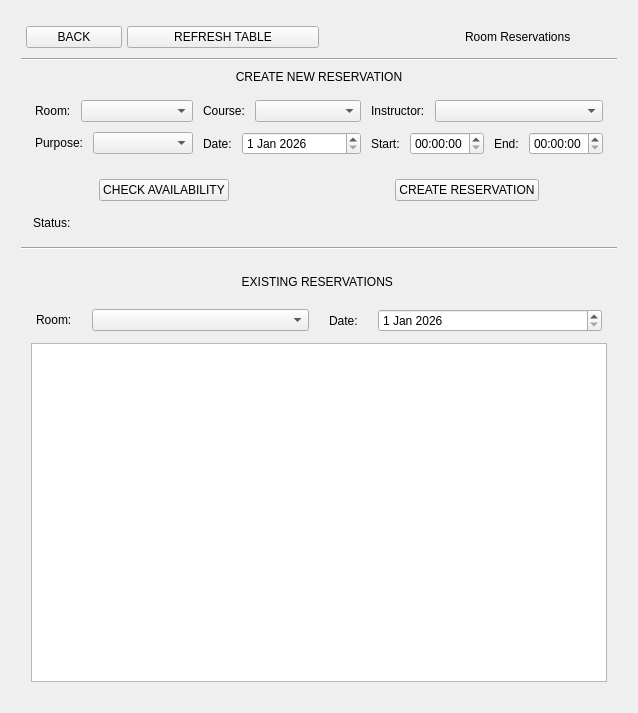
<?xml version="1.0" encoding="UTF-8"?>
<ui version="4.0">
 <class>Form</class>
 <widget class="QWidget" name="Form">
  <property name="geometry">
   <rect>
    <x>0</x>
    <y>0</y>
    <width>638</width>
    <height>713</height>
   </rect>
  </property>
  <property name="windowTitle">
   <string>Form</string>
  </property>
  <layout class="QVBoxLayout" name="verticalLayout_2">
   <item>
    <layout class="QVBoxLayout" name="verticalLayout" stretch="1,0,4,0,14">
     <property name="spacing">
      <number>5</number>
     </property>
     <property name="leftMargin">
      <number>10</number>
     </property>
     <property name="topMargin">
      <number>10</number>
     </property>
     <property name="rightMargin">
      <number>10</number>
     </property>
     <property name="bottomMargin">
      <number>10</number>
     </property>
     <item>
      <layout class="QHBoxLayout" name="top_layout" stretch="1,2,1,2">
       <property name="spacing">
        <number>5</number>
       </property>
       <property name="leftMargin">
        <number>5</number>
       </property>
       <property name="topMargin">
        <number>5</number>
       </property>
       <property name="rightMargin">
        <number>5</number>
       </property>
       <property name="bottomMargin">
        <number>5</number>
       </property>
       <item>
        <widget class="QPushButton" name="back_btn">
         <property name="text">
          <string>BACK</string>
         </property>
        </widget>
       </item>
       <item>
        <widget class="QPushButton" name="creat_reservation">
         <property name="text">
          <string>REFRESH TABLE</string>
         </property>
        </widget>
       </item>
       <item>
        <spacer name="horizontalSpacer">
         <property name="orientation">
          <enum>Qt::Horizontal</enum>
         </property>
         <property name="sizeHint" stdset="0">
          <size>
           <width>40</width>
           <height>20</height>
          </size>
         </property>
        </spacer>
       </item>
       <item>
        <widget class="QLabel" name="label">
         <property name="frameShape">
          <enum>QFrame::NoFrame</enum>
         </property>
         <property name="text">
          <string> Room Reservations</string>
         </property>
         <property name="alignment">
          <set>Qt::AlignCenter</set>
         </property>
        </widget>
       </item>
      </layout>
     </item>
     <item>
      <widget class="Line" name="line_2">
       <property name="orientation">
        <enum>Qt::Horizontal</enum>
       </property>
      </widget>
     </item>
     <item>
      <layout class="QVBoxLayout" name="middle_layout" stretch="1,5,5">
       <property name="spacing">
        <number>6</number>
       </property>
       <property name="leftMargin">
        <number>4</number>
       </property>
       <property name="topMargin">
        <number>4</number>
       </property>
       <property name="rightMargin">
        <number>4</number>
       </property>
       <property name="bottomMargin">
        <number>4</number>
       </property>
       <item>
        <layout class="QHBoxLayout" name="middle_title_layout" stretch="0">
         <property name="leftMargin">
          <number>0</number>
         </property>
         <property name="topMargin">
          <number>0</number>
         </property>
         <property name="bottomMargin">
          <number>0</number>
         </property>
         <item>
          <widget class="QLabel" name="middle_title">
           <property name="frameShape">
            <enum>QFrame::NoFrame</enum>
           </property>
           <property name="text">
            <string>CREATE NEW RESERVATION</string>
           </property>
           <property name="alignment">
            <set>Qt::AlignCenter</set>
           </property>
          </widget>
         </item>
        </layout>
       </item>
       <item>
        <layout class="QGridLayout" name="creation_layout">
         <property name="leftMargin">
          <number>10</number>
         </property>
         <property name="topMargin">
          <number>10</number>
         </property>
         <property name="rightMargin">
          <number>10</number>
         </property>
         <property name="bottomMargin">
          <number>10</number>
         </property>
         <property name="horizontalSpacing">
          <number>10</number>
         </property>
         <property name="verticalSpacing">
          <number>10</number>
         </property>
         <item row="0" column="0">
          <layout class="QFormLayout" name="room_layout">
           <item row="0" column="0">
            <widget class="QLabel" name="room_label">
             <property name="text">
              <string>Room:</string>
             </property>
            </widget>
           </item>
           <item row="0" column="1">
            <widget class="QComboBox" name="room_selection"/>
           </item>
          </layout>
         </item>
         <item row="0" column="1">
          <layout class="QFormLayout" name="course_layout">
           <item row="0" column="0">
            <widget class="QLabel" name="course_label">
             <property name="text">
              <string>Course:</string>
             </property>
            </widget>
           </item>
           <item row="0" column="1">
            <widget class="QComboBox" name="course_selection"/>
           </item>
          </layout>
         </item>
         <item row="0" column="2">
          <layout class="QFormLayout" name="instructor_layout">
           <item row="0" column="0">
            <widget class="QLabel" name="instructor_label">
             <property name="text">
              <string>Instructor:</string>
             </property>
            </widget>
           </item>
           <item row="0" column="1">
            <widget class="QComboBox" name="instructor_selection"/>
           </item>
          </layout>
         </item>
         <item row="1" column="0">
          <layout class="QFormLayout" name="purpose_layout">
           <item row="0" column="0">
            <widget class="QLabel" name="purpose_label">
             <property name="text">
              <string>Purpose:</string>
             </property>
            </widget>
           </item>
           <item row="0" column="1">
            <widget class="QComboBox" name="purpose_selection"/>
           </item>
          </layout>
         </item>
         <item row="1" column="1">
          <layout class="QFormLayout" name="date_layout">
           <item row="0" column="0">
            <widget class="QLabel" name="date_label">
             <property name="text">
              <string>Date:</string>
             </property>
            </widget>
           </item>
           <item row="0" column="1">
            <widget class="QDateEdit" name="date_edit">
             <property name="dateTime">
              <datetime>
               <hour>0</hour>
               <minute>0</minute>
               <second>0</second>
               <year>2026</year>
               <month>1</month>
               <day>1</day>
              </datetime>
             </property>
            </widget>
           </item>
          </layout>
         </item>
         <item row="1" column="2">
          <layout class="QHBoxLayout" name="time_layout">
           <item>
            <layout class="QFormLayout" name="start_layout">
             <item row="0" column="0">
              <widget class="QLabel" name="start_label">
               <property name="text">
                <string>Start:</string>
               </property>
              </widget>
             </item>
             <item row="0" column="1">
              <widget class="QTimeEdit" name="start_edit"/>
             </item>
            </layout>
           </item>
           <item>
            <layout class="QFormLayout" name="end_layout">
             <item row="0" column="0">
              <widget class="QLabel" name="end_label">
               <property name="text">
                <string>End:</string>
               </property>
              </widget>
             </item>
             <item row="0" column="1">
              <widget class="QTimeEdit" name="end_edit"/>
             </item>
            </layout>
           </item>
          </layout>
         </item>
        </layout>
       </item>
       <item>
        <layout class="QVBoxLayout" name="buttons_status_layout" stretch="1,1">
         <property name="spacing">
          <number>5</number>
         </property>
         <property name="leftMargin">
          <number>3</number>
         </property>
         <property name="topMargin">
          <number>3</number>
         </property>
         <property name="rightMargin">
          <number>3</number>
         </property>
         <property name="bottomMargin">
          <number>3</number>
         </property>
         <item>
          <layout class="QHBoxLayout" name="horizontalLayout_4" stretch="2,2,5,2,2">
           <property name="spacing">
            <number>0</number>
           </property>
           <property name="leftMargin">
            <number>5</number>
           </property>
           <property name="topMargin">
            <number>5</number>
           </property>
           <property name="rightMargin">
            <number>5</number>
           </property>
           <property name="bottomMargin">
            <number>5</number>
           </property>
           <item>
            <spacer name="horizontalSpacer_11">
             <property name="orientation">
              <enum>Qt::Horizontal</enum>
             </property>
             <property name="sizeHint" stdset="0">
              <size>
               <width>40</width>
               <height>20</height>
              </size>
             </property>
            </spacer>
           </item>
           <item>
            <widget class="QPushButton" name="check_availability_btn">
             <property name="enabled">
              <bool>true</bool>
             </property>
             <property name="sizePolicy">
              <sizepolicy hsizetype="Minimum" vsizetype="Fixed">
               <horstretch>0</horstretch>
               <verstretch>0</verstretch>
              </sizepolicy>
             </property>
             <property name="text">
              <string>CHECK AVAILABILITY</string>
             </property>
            </widget>
           </item>
           <item>
            <spacer name="horizontalSpacer_2">
             <property name="orientation">
              <enum>Qt::Horizontal</enum>
             </property>
             <property name="sizeHint" stdset="0">
              <size>
               <width>40</width>
               <height>20</height>
              </size>
             </property>
            </spacer>
           </item>
           <item>
            <widget class="QPushButton" name="create_reservation_btn">
             <property name="sizePolicy">
              <sizepolicy hsizetype="Minimum" vsizetype="Fixed">
               <horstretch>0</horstretch>
               <verstretch>0</verstretch>
              </sizepolicy>
             </property>
             <property name="text">
              <string>CREATE RESERVATION</string>
             </property>
            </widget>
           </item>
           <item>
            <spacer name="horizontalSpacer_12">
             <property name="orientation">
              <enum>Qt::Horizontal</enum>
             </property>
             <property name="sizeHint" stdset="0">
              <size>
               <width>40</width>
               <height>20</height>
              </size>
             </property>
            </spacer>
           </item>
          </layout>
         </item>
         <item>
          <layout class="QHBoxLayout" name="status_layout" stretch="1">
           <property name="spacing">
            <number>5</number>
           </property>
           <property name="leftMargin">
            <number>5</number>
           </property>
           <property name="topMargin">
            <number>5</number>
           </property>
           <property name="rightMargin">
            <number>5</number>
           </property>
           <property name="bottomMargin">
            <number>5</number>
           </property>
           <item>
            <widget class="QLabel" name="status">
             <property name="frameShape">
              <enum>QFrame::NoFrame</enum>
             </property>
             <property name="text">
              <string>Status:</string>
             </property>
            </widget>
           </item>
          </layout>
         </item>
        </layout>
       </item>
      </layout>
     </item>
     <item>
      <widget class="Line" name="line">
       <property name="orientation">
        <enum>Qt::Horizontal</enum>
       </property>
      </widget>
     </item>
     <item>
      <layout class="QVBoxLayout" name="bottom_layout" stretch="1,1,10">
       <property name="spacing">
        <number>5</number>
       </property>
       <property name="leftMargin">
        <number>10</number>
       </property>
       <property name="topMargin">
        <number>10</number>
       </property>
       <property name="rightMargin">
        <number>10</number>
       </property>
       <property name="bottomMargin">
        <number>10</number>
       </property>
       <item>
        <widget class="QLabel" name="bottom_title">
         <property name="frameShape">
          <enum>QFrame::NoFrame</enum>
         </property>
         <property name="text">
          <string>EXISTING RESERVATIONS </string>
         </property>
         <property name="alignment">
          <set>Qt::AlignCenter</set>
         </property>
        </widget>
       </item>
       <item>
        <layout class="QHBoxLayout" name="filter_container" stretch="0,0">
         <property name="spacing">
          <number>20</number>
         </property>
         <property name="leftMargin">
          <number>5</number>
         </property>
         <property name="topMargin">
          <number>5</number>
         </property>
         <property name="rightMargin">
          <number>5</number>
         </property>
         <property name="bottomMargin">
          <number>5</number>
         </property>
         <item>
          <layout class="QFormLayout" name="filter_room">
           <item row="0" column="0">
            <widget class="QLabel" name="room_filter_label">
             <property name="text">
              <string>Room:</string>
             </property>
            </widget>
           </item>
           <item row="0" column="1">
            <widget class="QComboBox" name="room_filter_selection"/>
           </item>
          </layout>
         </item>
         <item>
          <layout class="QFormLayout" name="filter_date">
           <item row="0" column="0">
            <widget class="QLabel" name="date_filter_label">
             <property name="text">
              <string>Date:</string>
             </property>
            </widget>
           </item>
           <item row="0" column="1">
            <widget class="QDateEdit" name="date_edit_filter">
             <property name="dateTime">
              <datetime>
               <hour>0</hour>
               <minute>0</minute>
               <second>0</second>
               <year>2026</year>
               <month>1</month>
               <day>1</day>
              </datetime>
             </property>
            </widget>
           </item>
          </layout>
         </item>
        </layout>
       </item>
       <item>
        <widget class="QTableWidget" name="table">
         <property name="verticalScrollBarPolicy">
          <enum>Qt::ScrollBarAsNeeded</enum>
         </property>
         <property name="horizontalScrollBarPolicy">
          <enum>Qt::ScrollBarAlwaysOff</enum>
         </property>
         <property name="rowCount">
          <number>0</number>
         </property>
         <property name="columnCount">
          <number>0</number>
         </property>
         <attribute name="verticalHeaderVisible">
          <bool>false</bool>
         </attribute>
        </widget>
       </item>
      </layout>
     </item>
    </layout>
   </item>
  </layout>
 </widget>
 <resources/>
 <connections/>
</ui>
